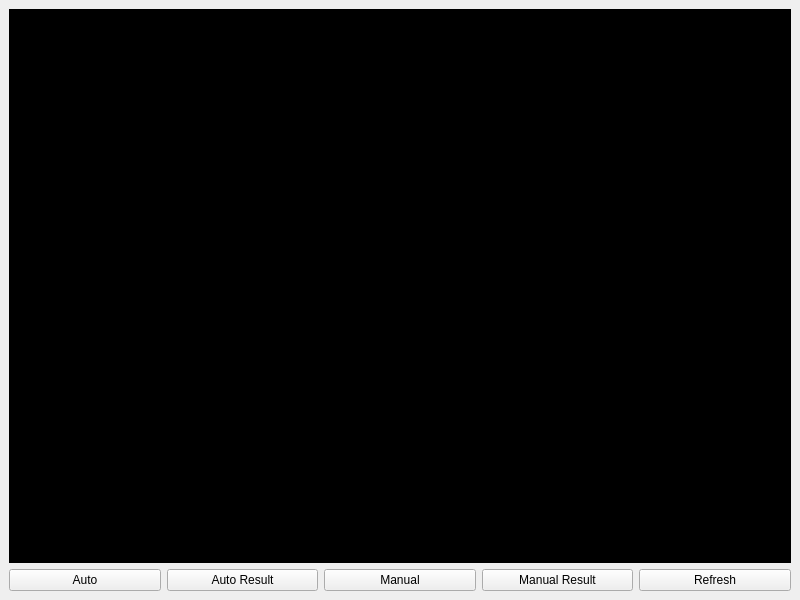
<?xml version="1.0" encoding="UTF-8"?>
<ui version="4.0">
 <class>ImageProcessingScreen</class>
 <widget class="QMainWindow" name="ImageProcessingScreen">
  <property name="geometry">
   <rect>
    <x>0</x>
    <y>0</y>
    <width>800</width>
    <height>600</height>
   </rect>
  </property>
  <property name="windowTitle">
   <string>MainWindow</string>
  </property>
  <widget class="QWidget" name="centralwidget">
   <layout class="QVBoxLayout" name="verticalLayout_2">
    <item>
     <widget class="QGraphicsView" name="view">
      <property name="focusPolicy">
       <enum>Qt::NoFocus</enum>
      </property>
      <property name="styleSheet">
       <string notr="true">background: #000</string>
      </property>
     </widget>
    </item>
    <item>
     <layout class="QHBoxLayout" name="horizontalLayout">
      <property name="sizeConstraint">
       <enum>QLayout::SetMinimumSize</enum>
      </property>
      <item>
       <widget class="QPushButton" name="btnAuto">
        <property name="focusPolicy">
         <enum>Qt::NoFocus</enum>
        </property>
        <property name="text">
         <string>Auto</string>
        </property>
       </widget>
      </item>
      <item>
       <widget class="QPushButton" name="autoResultButton">
        <property name="focusPolicy">
         <enum>Qt::NoFocus</enum>
        </property>
        <property name="text">
         <string>Auto Result</string>
        </property>
       </widget>
      </item>
      <item>
       <widget class="QPushButton" name="btnManual">
        <property name="focusPolicy">
         <enum>Qt::NoFocus</enum>
        </property>
        <property name="text">
         <string>Manual</string>
        </property>
       </widget>
      </item>
      <item>
       <widget class="QPushButton" name="manResultButton">
        <property name="focusPolicy">
         <enum>Qt::NoFocus</enum>
        </property>
        <property name="text">
         <string>Manual Result</string>
        </property>
       </widget>
      </item>
      <item>
       <widget class="QPushButton" name="btnRefresh">
        <property name="focusPolicy">
         <enum>Qt::NoFocus</enum>
        </property>
        <property name="text">
         <string>Refresh</string>
        </property>
       </widget>
      </item>
     </layout>
    </item>
   </layout>
  </widget>
 </widget>
 <resources/>
 <connections/>
</ui>
